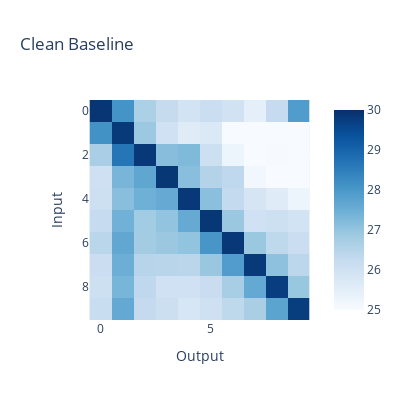

The notebook cell saved with this chart:
### Code cell
imshow(digit_logits,
    labels={"x": "Output", "y": "Input"},
    title="Clean Baseline",
    width=400,
    height=400,
    zmin=25,
    zmax=30,
    color_continuous_scale="Blues"
)

### Figure 1 — Plotly figure (JSON) as saved in the notebook; plotly's stock layout.template omitted (floating-point values rounded to 4 significant figures)
{"data": [{"coloraxis": "coloraxis", "hovertemplate": "Output: %{x}<br>Input: %{y}<br>color: %{z}<extra></extra>", "name": "0", "type": "heatmap", "xaxis": "x", "yaxis": "y", "z": [[29.89, 28.09, 26.66, 26.23, 25.93, 26.13, 25.97, 25.48, 26.25, 27.91], [28.12, 29.83, 26.9, 26.0, 25.6, 25.7, 24.93, 24.65, 24.57, 24.73], [26.71, 28.66, 29.84, 27.15, 27.24, 26.07, 25.24, 24.91, 25.03, 24.67], [26.04, 27.34, 27.68, 29.86, 27.13, 26.54, 26.35, 25.14, 24.96, 24.84], [26.07, 27.13, 27.45, 27.58, 29.85, 27.12, 26.28, 25.85, 25.6, 25.24], [26.26, 27.43, 26.81, 27.0, 27.58, 29.87, 26.93, 26.03, 26.07, 25.93], [26.44, 27.65, 26.79, 26.91, 27.01, 28.03, 29.85, 26.92, 26.37, 26.13], [26.12, 27.49, 26.49, 26.46, 26.42, 26.94, 27.9, 29.81, 27.08, 26.41], [26.06, 27.35, 26.35, 26.01, 26.01, 26.16, 26.73, 27.61, 29.75, 26.95], [26.18, 27.62, 26.27, 26.09, 25.82, 26.04, 26.37, 26.68, 27.72, 29.75]]}], "layout": {"coloraxis": {"cmax": 30, "cmid": 0, "cmin": 25, "colorscale": [[0, "rgb(247,251,255)"], [0.125, "rgb(222,235,247)"], [0.25, "rgb(198,219,239)"], [0.375, "rgb(158,202,225)"], [0.5, "rgb(107,174,214)"], [0.625, "rgb(66,146,198)"], [0.75, "rgb(33,113,181)"], [0.875, "rgb(8,81,156)"], [1, "rgb(8,48,107)"]]}, "height": 400, "title": {"text": "Clean Baseline"}, "width": 400, "xaxis": {"anchor": "y", "constrain": "domain", "domain": [0, 1], "scaleanchor": "y", "title": {"text": "Output"}}, "yaxis": {"anchor": "x", "autorange": "reversed", "constrain": "domain", "domain": [0, 1], "title": {"text": "Input"}}}}
